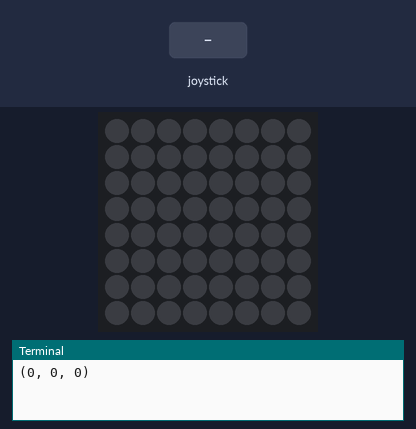
Bench run of a program on a simulated Raspberry Pi (BCM pin numbers) with a Sense HAT. Shown: the Sense HAT's 8×8 RGB LED matrix, the last lines printed to the terminal. The inputs (shaded band) are chosen by the test bench. Dim RGB values are drawn brighter than linear. At 5.8 s the program stops and its outputs stay as they are.

Above: at 1.2 s.
1.3 s: joystick pushed up
At 1.9 s:
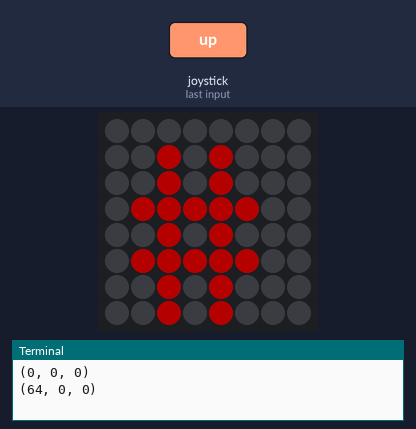
2.8 s: joystick pushed down
At 4.0 s:
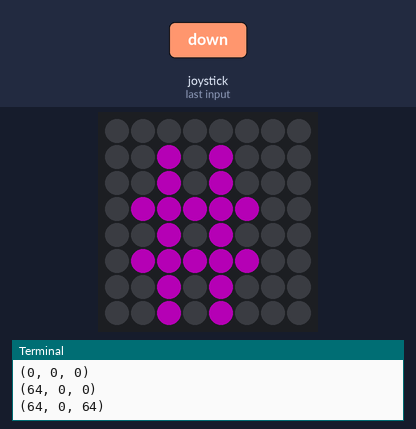
4.3 s: joystick pushed left
At 5.4 s:
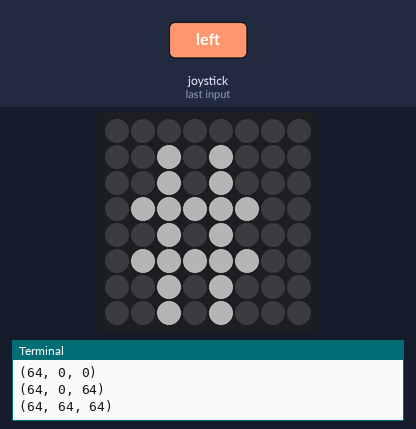
5.8 s: joystick clicked
At 6.5 s:
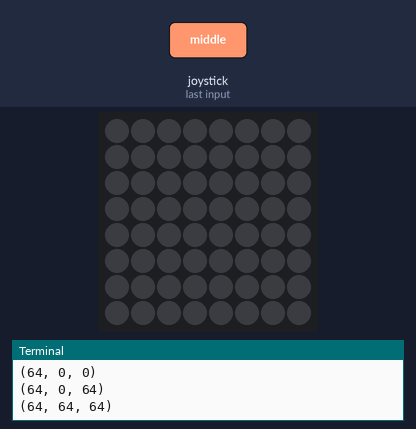
Timing chart, 0 to 7.3 s (numbered marks = the images above; inputs shaded):
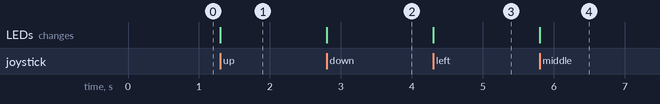

Measured:
- after the input at 1.3 s, the LEDs: change at once (image 1)
- after the input at 2.8 s, the LEDs: change at once (image 2)
- after the input at 4.3 s, the LEDs: change at once (image 3)
- after the input at 5.8 s, the LEDs: change at once (image 4)

The program:

color_edit.py
```python
from sense_hat import SenseHat
from time import sleep


class ColorEditor:
    MAX_RED   = 255
    MAX_GREEN = 255
    MAX_BLUE  = 255

    def __init__(self, step=64):
        self.step = step

        self.red = 0
        self.green = 0
        self.blue = 0

    def get_color(self):
        color = (self.red, self.green, self.blue)
        print(color)
        return color

    def next_red(self):
        self.red += self.step

        if self.red > ColorEditor.MAX_RED:
            self.red -= (ColorEditor.MAX_RED + 1)

        return self.get_color()

    def next_green(self):
        self.green += self.step

        if self.green > ColorEditor.MAX_GREEN:
            self.green -= (ColorEditor.MAX_GREEN + 1)

        return self.get_color()

    def next_blue(self):
        self.blue += self.step

        if self.blue > ColorEditor.MAX_BLUE:
            self.blue -= (ColorEditor.MAX_BLUE + 1)

        return self.get_color()


if __name__ == '__main__':
    sense = SenseHat()
    sense.clear()

    editor = ColorEditor()
    color = editor.get_color()

    chFlg = 0
    prev_direction = None

    while chFlg >= 0:
        for event in sense.stick.get_events():
            if event.direction == prev_direction:
                prev_direction = None
                continue

            if event.direction == 'up':
                chFlg = 1
                color = editor.next_red()

            if event.direction == 'left':
                chFlg = 1
                color = editor.next_green()

            if event.direction == 'down':
                chFlg = 1
                color = editor.next_blue()

            #if event.direction == 'right':
            #    chFlg = 1

            if event.direction in ['up', 'left', 'down', 'right']:
                #sense.clear()
                sense.show_letter('#', color)

            if event.direction == 'middle':
                chFlg = -1
                sense.clear()

            prev_direction = event.direction
```
